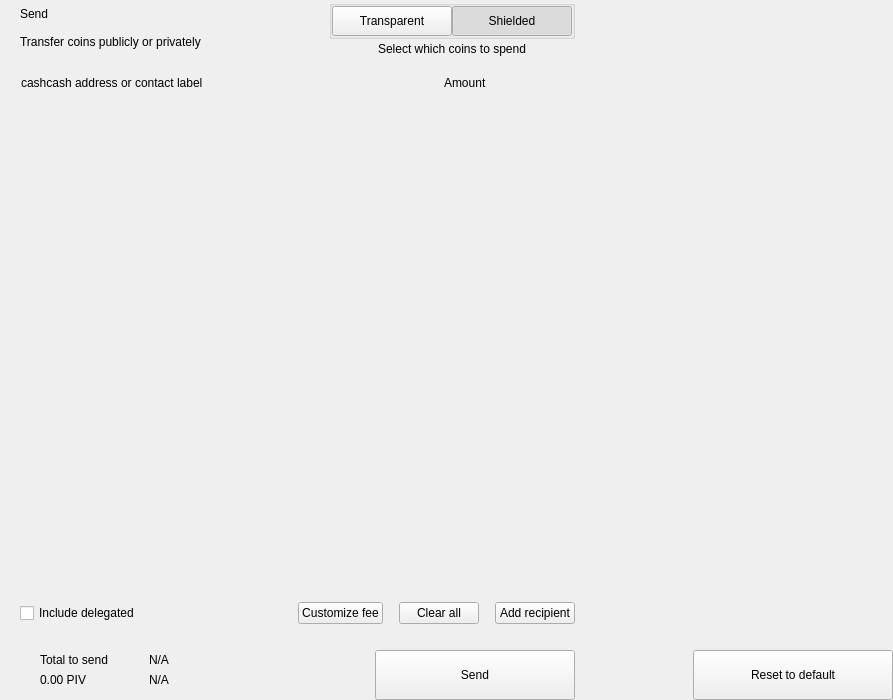
<?xml version="1.0" encoding="UTF-8"?>
<ui version="4.0">
 <class>send</class>
 <widget class="QWidget" name="send">
  <property name="geometry">
   <rect>
    <x>0</x>
    <y>0</y>
    <width>893</width>
    <height>700</height>
   </rect>
  </property>
  <property name="windowTitle">
   <string>Form</string>
  </property>
  <layout class="QHBoxLayout" name="horizontalLayout_2" stretch="2,1">
   <property name="spacing">
    <number>0</number>
   </property>
   <property name="leftMargin">
    <number>0</number>
   </property>
   <property name="topMargin">
    <number>0</number>
   </property>
   <property name="rightMargin">
    <number>0</number>
   </property>
   <property name="bottomMargin">
    <number>0</number>
   </property>
   <item>
    <widget class="QWidget" name="left" native="true">
     <layout class="QVBoxLayout" name="verticalLayout_3">
      <property name="spacing">
       <number>0</number>
      </property>
      <property name="leftMargin">
       <number>0</number>
      </property>
      <property name="topMargin">
       <number>0</number>
      </property>
      <property name="rightMargin">
       <number>0</number>
      </property>
      <property name="bottomMargin">
       <number>0</number>
      </property>
      <item>
       <layout class="QVBoxLayout" name="verticalLayout_22" stretch="0,0,0,1,0,0,0,0">
        <property name="spacing">
         <number>0</number>
        </property>
        <item>
         <layout class="QHBoxLayout" name="horizontalLayout_3">
          <property name="spacing">
           <number>0</number>
          </property>
          <property name="leftMargin">
           <number>20</number>
          </property>
          <property name="rightMargin">
           <number>20</number>
          </property>
          <item>
           <layout class="QVBoxLayout" name="verticalLayout">
            <property name="spacing">
             <number>0</number>
            </property>
            <item>
             <widget class="QLabel" name="labelTitle">
              <property name="text">
               <string>Send</string>
              </property>
              <property name="alignment">
               <set>Qt::AlignLeading|Qt::AlignLeft|Qt::AlignVCenter</set>
              </property>
             </widget>
            </item>
            <item>
             <widget class="QLabel" name="labelSubtitle1">
              <property name="text">
               <string>Transfer coins publicly or privately</string>
              </property>
             </widget>
            </item>
           </layout>
          </item>
          <item>
           <spacer name="horizontalSpacer">
            <property name="orientation">
             <enum>Qt::Horizontal</enum>
            </property>
            <property name="sizeHint" stdset="0">
             <size>
              <width>40</width>
              <height>20</height>
             </size>
            </property>
           </spacer>
          </item>
          <item>
           <layout class="QVBoxLayout" name="verticalLayout_6">
            <property name="spacing">
             <number>3</number>
            </property>
            <item alignment="Qt::AlignHCenter">
             <widget class="QGroupBox" name="groupBox">
              <property name="styleSheet">
               <string notr="true">#groupBox{
padding-top:2px;
}</string>
              </property>
              <property name="title">
               <string/>
              </property>
              <property name="alignment">
               <set>Qt::AlignCenter</set>
              </property>
              <layout class="QHBoxLayout" name="horizontalLayout_4">
               <property name="spacing">
                <number>0</number>
               </property>
               <property name="leftMargin">
                <number>0</number>
               </property>
               <property name="topMargin">
                <number>0</number>
               </property>
               <property name="rightMargin">
                <number>0</number>
               </property>
               <property name="bottomMargin">
                <number>0</number>
               </property>
               <item>
                <widget class="QPushButton" name="pushLeft">
                 <property name="minimumSize">
                  <size>
                   <width>120</width>
                   <height>30</height>
                  </size>
                 </property>
                 <property name="maximumSize">
                  <size>
                   <width>120</width>
                   <height>30</height>
                  </size>
                 </property>
                 <property name="focusPolicy">
                  <enum>Qt::NoFocus</enum>
                 </property>
                 <property name="text">
                  <string>Transparent</string>
                 </property>
                 <property name="checkable">
                  <bool>true</bool>
                 </property>
                 <property name="autoExclusive">
                  <bool>true</bool>
                 </property>
                </widget>
               </item>
               <item>
                <widget class="QPushButton" name="pushRight">
                 <property name="minimumSize">
                  <size>
                   <width>120</width>
                   <height>30</height>
                  </size>
                 </property>
                 <property name="maximumSize">
                  <size>
                   <width>120</width>
                   <height>30</height>
                  </size>
                 </property>
                 <property name="focusPolicy">
                  <enum>Qt::NoFocus</enum>
                 </property>
                 <property name="text">
                  <string>Shielded</string>
                 </property>
                 <property name="checkable">
                  <bool>true</bool>
                 </property>
                 <property name="checked">
                  <bool>true</bool>
                 </property>
                 <property name="autoExclusive">
                  <bool>true</bool>
                 </property>
                </widget>
               </item>
              </layout>
             </widget>
            </item>
            <item alignment="Qt::AlignHCenter|Qt::AlignTop">
             <widget class="QLabel" name="labelSubtitle2">
              <property name="styleSheet">
               <string notr="true"/>
              </property>
              <property name="text">
               <string>Select which coins to spend</string>
              </property>
              <property name="alignment">
               <set>Qt::AlignCenter</set>
              </property>
              <property name="indent">
               <number>0</number>
              </property>
             </widget>
            </item>
           </layout>
          </item>
         </layout>
        </item>
        <item>
         <spacer name="verticalSpacer_2">
          <property name="orientation">
           <enum>Qt::Vertical</enum>
          </property>
          <property name="sizeType">
           <enum>QSizePolicy::Fixed</enum>
          </property>
          <property name="sizeHint" stdset="0">
           <size>
            <width>20</width>
            <height>20</height>
           </size>
          </property>
         </spacer>
        </item>
        <item>
         <layout class="QHBoxLayout" name="horizontalLayout" stretch="6,0,2">
          <property name="spacing">
           <number>0</number>
          </property>
          <property name="leftMargin">
           <number>10</number>
          </property>
          <property name="topMargin">
           <number>0</number>
          </property>
          <property name="rightMargin">
           <number>20</number>
          </property>
          <property name="bottomMargin">
           <number>0</number>
          </property>
          <item>
           <widget class="QLabel" name="labelSubtitleAddress">
            <property name="styleSheet">
             <string notr="true">margin-left:8px;</string>
            </property>
            <property name="text">
             <string>cashcash address or contact label</string>
            </property>
           </widget>
          </item>
          <item>
           <spacer name="horizontalSpacer_3">
            <property name="orientation">
             <enum>Qt::Horizontal</enum>
            </property>
            <property name="sizeType">
             <enum>QSizePolicy::Fixed</enum>
            </property>
            <property name="sizeHint" stdset="0">
             <size>
              <width>40</width>
              <height>1</height>
             </size>
            </property>
           </spacer>
          </item>
          <item>
           <widget class="QLabel" name="labelSubtitleAmount">
            <property name="text">
             <string>Amount</string>
            </property>
           </widget>
          </item>
         </layout>
        </item>
        <item>
         <widget class="QScrollArea" name="scrollArea">
          <property name="minimumSize">
           <size>
            <width>0</width>
            <height>350</height>
           </size>
          </property>
          <property name="styleSheet">
           <string notr="true">#scrollArea {
            background:transparent;
            margin-top:10px;
}</string>
          </property>
          <property name="horizontalScrollBarPolicy">
           <enum>Qt::ScrollBarAlwaysOff</enum>
          </property>
          <property name="sizeAdjustPolicy">
           <enum>QAbstractScrollArea::AdjustIgnored</enum>
          </property>
          <property name="widgetResizable">
           <bool>true</bool>
          </property>
          <property name="alignment">
           <set>Qt::AlignLeading|Qt::AlignLeft|Qt::AlignTop</set>
          </property>
          <widget class="QWidget" name="scrollAreaWidgetContents">
           <property name="geometry">
            <rect>
             <x>0</x>
             <y>0</y>
             <width>591</width>
             <height>16</height>
            </rect>
           </property>
           <property name="sizePolicy">
            <sizepolicy hsizetype="Preferred" vsizetype="Maximum">
             <horstretch>0</horstretch>
             <verstretch>0</verstretch>
            </sizepolicy>
           </property>
           <property name="autoFillBackground">
            <bool>false</bool>
           </property>
           <property name="styleSheet">
            <string notr="true">#scrollAreaWidgetContents {
             background:transparent;
             }</string>
           </property>
           <layout class="QVBoxLayout" name="verticalLayout_7">
            <property name="spacing">
             <number>0</number>
            </property>
            <property name="sizeConstraint">
             <enum>QLayout::SetDefaultConstraint</enum>
            </property>
            <property name="leftMargin">
             <number>0</number>
            </property>
            <property name="topMargin">
             <number>0</number>
            </property>
            <property name="rightMargin">
             <number>0</number>
            </property>
            <property name="bottomMargin">
             <number>0</number>
            </property>
           </layout>
          </widget>
         </widget>
        </item>
        <item>
         <spacer name="verticalSpacer_4">
          <property name="orientation">
           <enum>Qt::Vertical</enum>
          </property>
          <property name="sizeType">
           <enum>QSizePolicy::Fixed</enum>
          </property>
          <property name="sizeHint" stdset="0">
           <size>
            <width>20</width>
            <height>20</height>
           </size>
          </property>
         </spacer>
        </item>
        <item>
         <layout class="QHBoxLayout" name="horizontalLayout_20">
          <property name="spacing">
           <number>6</number>
          </property>
          <property name="leftMargin">
           <number>20</number>
          </property>
          <property name="rightMargin">
           <number>20</number>
          </property>
          <item>
           <widget class="QCheckBox" name="checkBoxDelegations">
            <property name="layoutDirection">
             <enum>Qt::LeftToRight</enum>
            </property>
            <property name="text">
             <string>Include delegated</string>
            </property>
           </widget>
          </item>
          <item>
           <spacer name="horizontalSpacer_4">
            <property name="orientation">
             <enum>Qt::Horizontal</enum>
            </property>
            <property name="sizeHint" stdset="0">
             <size>
              <width>10</width>
              <height>20</height>
             </size>
            </property>
           </spacer>
          </item>
          <item>
           <widget class="QPushButton" name="pushButtonFee">
            <property name="focusPolicy">
             <enum>Qt::NoFocus</enum>
            </property>
            <property name="text">
             <string>Customize fee</string>
            </property>
           </widget>
          </item>
          <item>
           <spacer name="horizontalSpacer_11">
            <property name="orientation">
             <enum>Qt::Horizontal</enum>
            </property>
            <property name="sizeType">
             <enum>QSizePolicy::Minimum</enum>
            </property>
            <property name="sizeHint" stdset="0">
             <size>
              <width>10</width>
              <height>20</height>
             </size>
            </property>
           </spacer>
          </item>
          <item>
           <widget class="QPushButton" name="pushButtonClear">
            <property name="focusPolicy">
             <enum>Qt::NoFocus</enum>
            </property>
            <property name="layoutDirection">
             <enum>Qt::RightToLeft</enum>
            </property>
            <property name="text">
             <string>Clear all</string>
            </property>
           </widget>
          </item>
          <item>
           <spacer name="horizontalSpacer_6">
            <property name="orientation">
             <enum>Qt::Horizontal</enum>
            </property>
            <property name="sizeType">
             <enum>QSizePolicy::Fixed</enum>
            </property>
            <property name="sizeHint" stdset="0">
             <size>
              <width>10</width>
              <height>20</height>
             </size>
            </property>
           </spacer>
          </item>
          <item>
           <widget class="QPushButton" name="pushButtonAddRecipient">
            <property name="focusPolicy">
             <enum>Qt::NoFocus</enum>
            </property>
            <property name="text">
             <string>Add recipient</string>
            </property>
           </widget>
          </item>
         </layout>
        </item>
        <item>
         <spacer name="verticalSpacer">
          <property name="orientation">
           <enum>Qt::Vertical</enum>
          </property>
          <property name="sizeType">
           <enum>QSizePolicy::Fixed</enum>
          </property>
          <property name="sizeHint" stdset="0">
           <size>
            <width>20</width>
            <height>16</height>
           </size>
          </property>
         </spacer>
        </item>
        <item>
         <layout class="QHBoxLayout" name="horizontalLayout_7">
          <property name="rightMargin">
           <number>20</number>
          </property>
          <item>
           <layout class="QHBoxLayout" name="horizontalLayout_10">
            <property name="spacing">
             <number>0</number>
            </property>
            <property name="leftMargin">
             <number>8</number>
            </property>
            <item>
             <widget class="QStackedWidget" name="stackedWidget">
              <property name="minimumSize">
               <size>
                <width>0</width>
                <height>60</height>
               </size>
              </property>
              <property name="maximumSize">
               <size>
                <width>16777215</width>
                <height>60</height>
               </size>
              </property>
              <widget class="QWidget" name="page1">
               <layout class="QVBoxLayout" name="verticalLayout_71" stretch="0">
                <property name="spacing">
                 <number>6</number>
                </property>
                <property name="leftMargin">
                 <number>12</number>
                </property>
                <property name="topMargin">
                 <number>0</number>
                </property>
                <property name="rightMargin">
                 <number>0</number>
                </property>
                <property name="bottomMargin">
                 <number>0</number>
                </property>
                <item>
                 <widget class="QWidget" name="coinWidget" native="true">
                  <property name="minimumSize">
                   <size>
                    <width>0</width>
                    <height>60</height>
                   </size>
                  </property>
                  <property name="maximumSize">
                   <size>
                    <width>16777215</width>
                    <height>60</height>
                   </size>
                  </property>
                  <layout class="QHBoxLayout" name="horizontalLayout_9">
                   <property name="spacing">
                    <number>0</number>
                   </property>
                   <property name="leftMargin">
                    <number>20</number>
                   </property>
                   <property name="topMargin">
                    <number>10</number>
                   </property>
                   <property name="rightMargin">
                    <number>20</number>
                   </property>
                   <property name="bottomMargin">
                    <number>10</number>
                   </property>
                   <item>
                    <layout class="QVBoxLayout" name="verticalSend">
                     <property name="spacing">
                      <number>0</number>
                     </property>
                     <item>
                      <widget class="QLabel" name="labelTitleTotalSend">
                       <property name="text">
                        <string>Total to send</string>
                       </property>
                      </widget>
                     </item>
                     <item>
                      <widget class="QLabel" name="labelAmountSend">
                       <property name="text">
                        <string notr="true">0.00 PIV</string>
                       </property>
                      </widget>
                     </item>
                    </layout>
                   </item>
                   <item>
                    <spacer name="horizontalSpacer_9">
                     <property name="orientation">
                      <enum>Qt::Horizontal</enum>
                     </property>
                     <property name="sizeType">
                      <enum>QSizePolicy::Fixed</enum>
                     </property>
                     <property name="sizeHint" stdset="0">
                      <size>
                       <width>20</width>
                       <height>20</height>
                      </size>
                     </property>
                    </spacer>
                   </item>
                   <item>
                    <widget class="QLabel" name="labelLine">
                     <property name="minimumSize">
                      <size>
                       <width>1</width>
                       <height>0</height>
                      </size>
                     </property>
                     <property name="maximumSize">
                      <size>
                       <width>1</width>
                       <height>16777215</height>
                      </size>
                     </property>
                     <property name="text">
                      <string/>
                     </property>
                    </widget>
                   </item>
                   <item>
                    <spacer name="horizontalSpacer_10">
                     <property name="orientation">
                      <enum>Qt::Horizontal</enum>
                     </property>
                     <property name="sizeType">
                      <enum>QSizePolicy::Fixed</enum>
                     </property>
                     <property name="sizeHint" stdset="0">
                      <size>
                       <width>20</width>
                       <height>20</height>
                      </size>
                     </property>
                    </spacer>
                   </item>
                   <item>
                    <layout class="QVBoxLayout" name="verticalRemaining">
                     <property name="spacing">
                      <number>0</number>
                     </property>
                     <item>
                      <widget class="QLabel" name="labelTitleTotalRemaining">
                       <property name="text">
                        <string notr="true">N/A</string>
                       </property>
                      </widget>
                     </item>
                     <item>
                      <widget class="QLabel" name="labelAmountRemaining">
                       <property name="text">
                        <string notr="true">N/A</string>
                       </property>
                      </widget>
                     </item>
                    </layout>
                   </item>
                  </layout>
                 </widget>
                </item>
               </layout>
              </widget>
              <widget class="QWidget" name="page_2"/>
             </widget>
            </item>
           </layout>
          </item>
          <item>
           <spacer name="horizontalSpacer_5">
            <property name="orientation">
             <enum>Qt::Horizontal</enum>
            </property>
            <property name="sizeType">
             <enum>QSizePolicy::Expanding</enum>
            </property>
            <property name="sizeHint" stdset="0">
             <size>
              <width>40</width>
              <height>20</height>
             </size>
            </property>
           </spacer>
          </item>
          <item alignment="Qt::AlignBottom">
           <widget class="QPushButton" name="pushButtonSave">
            <property name="minimumSize">
             <size>
              <width>200</width>
              <height>50</height>
             </size>
            </property>
            <property name="maximumSize">
             <size>
              <width>200</width>
              <height>50</height>
             </size>
            </property>
            <property name="focusPolicy">
             <enum>Qt::NoFocus</enum>
            </property>
            <property name="text">
             <string>Send</string>
            </property>
           </widget>
          </item>
         </layout>
        </item>
       </layout>
      </item>
     </layout>
    </widget>
   </item>
   <item>
    <widget class="QWidget" name="right" native="true">
     <layout class="QVBoxLayout" name="verticalLayout_5">
      <property name="leftMargin">
       <number>0</number>
      </property>
      <property name="topMargin">
       <number>0</number>
      </property>
      <property name="rightMargin">
       <number>0</number>
      </property>
      <property name="bottomMargin">
       <number>0</number>
      </property>
      <item>
       <layout class="QVBoxLayout" name="verticalLayout_4">
        <property name="spacing">
         <number>6</number>
        </property>
        <item>
         <widget class="OptionButton" name="btnCoinControl" native="true">
          <property name="minimumSize">
           <size>
            <width>0</width>
            <height>50</height>
           </size>
          </property>
         </widget>
        </item>
        <item>
         <widget class="OptionButton" name="btnChangeAddress" native="true">
          <property name="minimumSize">
           <size>
            <width>0</width>
            <height>50</height>
           </size>
          </property>
         </widget>
        </item>
        <item>
         <widget class="OptionButton" name="btnUri" native="true">
          <property name="minimumSize">
           <size>
            <width>0</width>
            <height>50</height>
           </size>
          </property>
         </widget>
        </item>
        <item>
         <widget class="OptionButton" name="btnShieldCoins" native="true">
          <property name="minimumSize">
           <size>
            <width>0</width>
            <height>50</height>
           </size>
          </property>
         </widget>
        </item>
        <item>
         <spacer name="verticalSpacer_5">
          <property name="orientation">
           <enum>Qt::Vertical</enum>
          </property>
          <property name="sizeHint" stdset="0">
           <size>
            <width>20</width>
            <height>40</height>
           </size>
          </property>
         </spacer>
        </item>
        <item>
         <layout class="QHBoxLayout" name="horizontalLayout_8">
          <item>
           <spacer name="horizontalSpacer_7">
            <property name="orientation">
             <enum>Qt::Horizontal</enum>
            </property>
            <property name="sizeHint" stdset="0">
             <size>
              <width>40</width>
              <height>20</height>
             </size>
            </property>
           </spacer>
          </item>
          <item>
           <widget class="QPushButton" name="pushButtonReset">
            <property name="minimumSize">
             <size>
              <width>200</width>
              <height>50</height>
             </size>
            </property>
            <property name="maximumSize">
             <size>
              <width>200</width>
              <height>50</height>
             </size>
            </property>
            <property name="focusPolicy">
             <enum>Qt::NoFocus</enum>
            </property>
            <property name="text">
             <string>Reset to default</string>
            </property>
           </widget>
          </item>
         </layout>
        </item>
       </layout>
      </item>
     </layout>
    </widget>
   </item>
  </layout>
 </widget>
 <customwidgets>
  <customwidget>
   <class>OptionButton</class>
   <extends>QWidget</extends>
   <header>qt/cashcash/optionbutton.h</header>
   <container>1</container>
  </customwidget>
 </customwidgets>
 <resources/>
 <connections/>
</ui>
